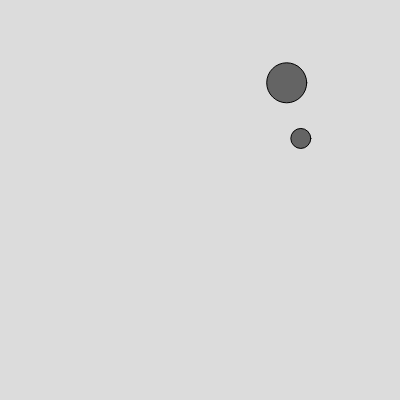
Frame 1 (no input)
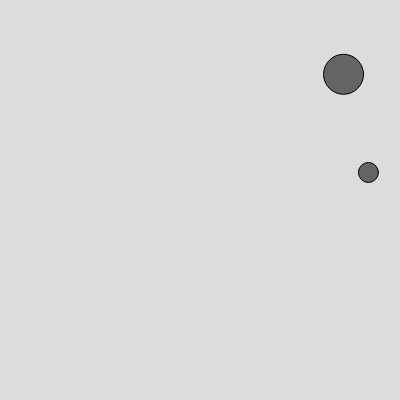
Frame 60 (no input)
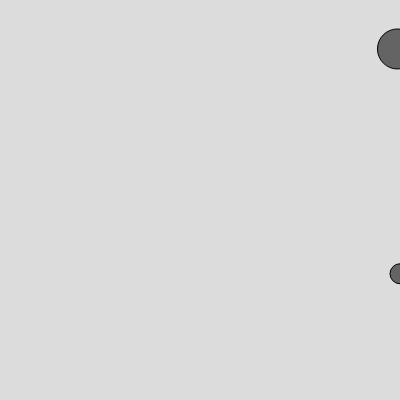
Frame 120 (the mouse pressed at the canvas centre since frame 60)

The p5.js sketch that drew these frames (run headless with seeded random() and noise() and a simulated clock; from frame 60 on, the mouse is pressed at the canvas centre):

// p5.js sketch
// ── sketch.js
/*
expand the code to include one Attractor and an array of many Mover objects, just as I included an array of Mover objects in Example 2.5 previously.
*/


let bodyA
let bodyB;
let bodies = [];
let G = 3;
let numOfObjects = 10;

function setup() {
  createCanvas(400, 400);
  
  let bodyAMass = 4;
  let bodyBMass = 1;
  
  // initialize the attractor
  bodyA = new Body(random(0, width), random(0, height), bodyAMass);
  bodyB = new Body(random(0, width), random(0, height), bodyBMass);
  
  // initialize the movers
//   for (let i = 0; i < numOfMovers; i ++){
//     let moverMass = random(0.5, 5);
//     let mover = new Mover(random(0, width), random(0, height), moverMass);
//     movers.push(mover);
//   }
  
}

function draw() {
  background(220);
  
  // apply the gravitational attraction force between the two
  let forceA = bodyA.calculateGravitationalAttraction(bodyB)
  bodyA.applyForce(forceA);
  
  let forceB = bodyB.calculateGravitationalAttraction(bodyA)
  bodyB.applyForce(forceB);
  
  bodyA.update();
  bodyB.update();
  bodyA.show();
  bodyB.show()

  
//   for (let i = 0; i < numOfMovers; i++){
//     // apply the gravitational attraction force between the two
//     let force = attractor.calculateGravitationalAttraction(movers[i])
//     movers[i].applyForce(force);
    
//     // update and show movers
//     movers[i].update();
//     movers[i].show();
//   }
  
  
  
  
}


class Body{
  constructor(x, y, mass){
    this.position = createVector(x, y);
    this.mass = mass;
    this.velocity = createVector(1, 0);
    this.acceleration = createVector();
    this.topspeed = 5;
    this.diameter = sqrt(this.mass) * 20;
  }
  
  applyForce(force){
    // A = F/M;
    let f = p5.Vector.div(force, this.mass);
    this.acceleration.add(f);
  }
  
  calculateGravitationalAttraction(body){
    // get the force from mover to attractor
    let force = p5.Vector.sub(this.position, body.position);
    // get the distance between the two
    let distance = force.mag() 
    // constrain the distance to avoid the extreme weak/strong forces
    distance = constrain(distance, 5, 25);
    // get the magnitude/strength of the force
    let magnitude = (G * this.mass * body.mass) / (distance * distance);
    // set the force in the magnitude
    force.setMag(magnitude);
    
    return force;
  }
  
  
  update(){
    this.velocity.add(this.acceleration);
    this.velocity.limit(this.topspeed);
    this.position.add(this.velocity);
    this.position.x = constrain(this.position.x, 0, width);
    this.position.y = constrain(this.position.y, 0, height);
    
    // reset acceleartion
    this.acceleration.mult(0);
  }
  
  show(){
    fill (100);
    circle(this.position.x, this.position.y, this.diameter);
  }
  
}

/*
class Attractor{
  constructor(mass){
    this.position = createVector(width/2, height/2);
    this.mass = mass;
    this.diameter = sqrt(this.mass) * 20;
  }
  
  calculateGravitationalAttraction(mover){
    // get the force from mover to attractor
    let force = p5.Vector.sub(this.position, mover.position);
    // get the distance between the two
    let distance = force.mag() 
    // constrain the distance to avoid the extreme weak/strong forces
    distance = constrain(distance, 5, 25);
    // get the magnitude/strength of the force
    let magnitude = (G * this.mass * mover.mass) / (distance * distance);
    // set the force in the magnitude
    force.setMag(magnitude);
    
    return force;
  }
  
  show(){
    fill(200);
    strokeWeight(2);
    circle(this.position.x, this.position.y, this.diameter);
  }
  
}
*/
